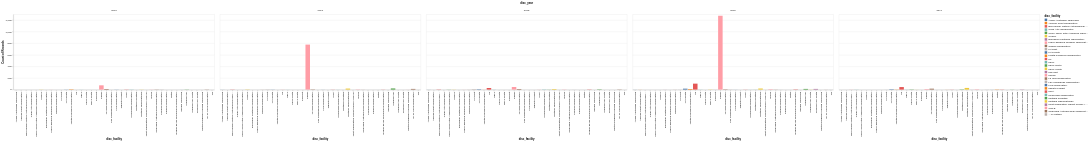

Notebook source saved alongside this figure:
### Markdown cell above
The Kepler space telescope is by far the most prolific discovery facility, to the point it leaves all others in the dust on the original stacked bar chart. Looking at things percentage-wise, it becomes more apparent that most facilities use primarily just one discovery method. A few facilities are split more evenly, but even then there's basically only two major methods at play, with any further ones being very small portions of the total work.

### Code cell
data_2016 = cut_data[(cut_data["disc_year"]>=2013) & (cut_data["disc_year"]<=2017)]

alt.Chart(data_2016).mark_bar().encode(
    alt.X("disc_facility"), 
    alt.Y("count()"),
    alt.Color("disc_facility"),
    alt.Column("disc_year"))

# TODO: this would be better as an interactive chart to make it fit better on screen

### Figure 1 — Vega-Lite specification as saved in the notebook (floating-point values rounded to 4 significant figures; data arrays with more than 128 entries replaced by an {"elided": "..."} marker saying what was removed)
{"config": {"view": {"continuousWidth": 300, "continuousHeight": 300}}, "data": {"name": "data-46f26a5aa4aece79efe835f0b208d7ef"}, "mark": {"type": "bar"}, "encoding": {"color": {"field": "disc_facility", "type": "nominal"}, "column": {"field": "disc_year", "type": "quantitative"}, "x": {"field": "disc_facility", "type": "nominal"}, "y": {"aggregate": "count", "type": "quantitative"}}, "$schema": "https://vega.github.io/schema/vega-lite/v6.1.0.json", "datasets": {"data-46f26a5aa4aece79efe835f0b208d7ef": {"elided": "2775 records"}}}
